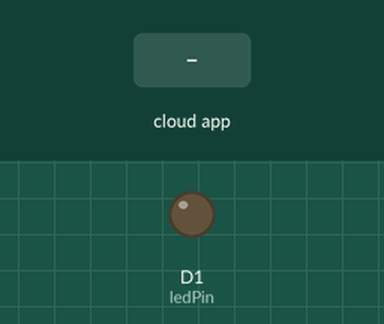
The sketch below on a simulated ESP8266 (NodeMCU). Parts: output pins drawn as LEDs (lit = HIGH). Inputs (shaded band) come from the test bench. What the sketch prints to the serial monitor is not drawn.

Above: at 2.7 s.
2.8 s: the phone or cloud app sets aznarm-onoff to 1
At 3.6 s:
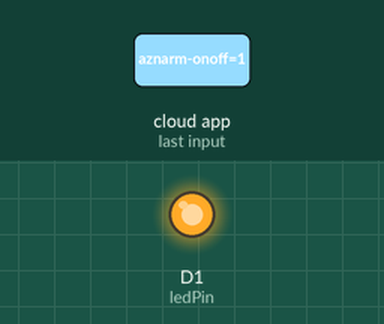
4.3 s: the phone or cloud app sets aznarm-brightness to 90
At 5.0 s:
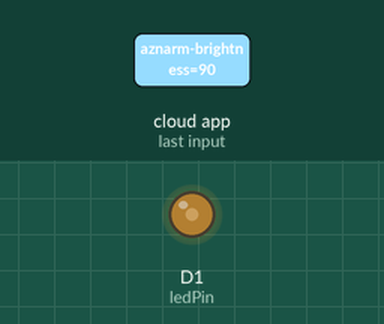
5.8 s: the phone or cloud app sets aznarm-onoff to 90
At 6.3 s:
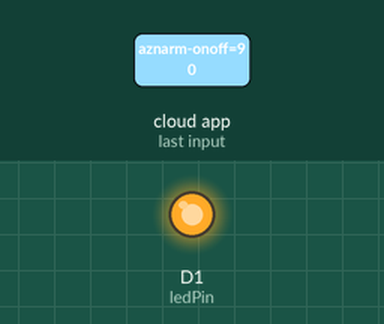
7.3 s: the phone or cloud app sets aznarm-brightness to 0
At 7.6 s:
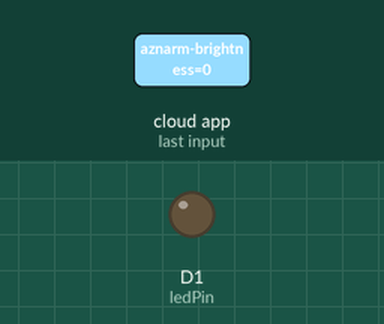
Timing chart, 0 to 9.8 s (numbered marks = the images above; inputs shaded):
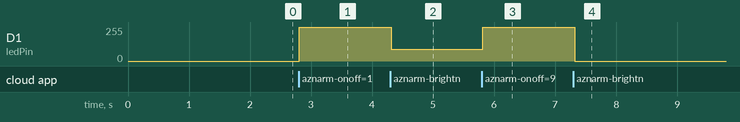

The sketch:

ledadafruit.ino
```cpp
#include "config.h"

int ledPin = D1;
AdafruitIO_Feed *turnOnOff = io.feed("aznarm-onoff");
AdafruitIO_Feed *brightness = io.feed("aznarm-brightness");

void setup() {
  Serial.begin(115200);
  io.connect();

  while (io.status() < AIO_CONNECTED) {
      Serial.println(".");
    delay(500);
  }

  Serial.println(io.statusText());

  pinMode(ledPin, OUTPUT);

  turnOnOff->onMessage(turnOnOffLed);
  turnOnOff->get();

  brightness->onMessage(setBrightness);
  brightness->get();
}

void loop() {
  io.run();
}

void turnOnOffLed(AdafruitIO_Data *data) {
  int state = data->toInt();
  digitalWrite(ledPin, state);
}

void setBrightness(AdafruitIO_Data *data) {
  int brightnessValue = data->toInt();
  analogWrite(ledPin, brightnessValue);
}
```

config.h
```cpp
#define IO_USERNAME "username"
#define IO_KEY "aio_key"


#define WIFI_SSID "wifiname"
#define WIFI_PASS "password"


#include "AdafruitIO_WiFi.h"

#if defined(USE_AIRLIFT) || defined(ADAFRUIT_METRO_M4_AIRLIFT_LITE) ||         \
    defined(ADAFRUIT_PYPORTAL)
// Configure the pins used for the ESP32 connection
#if !defined(SPIWIFI_SS) // if the wifi definition isnt in the board variant
// Don't change the names of these #define's! they match the variant ones
#define SPIWIFI SPI
#define SPIWIFI_SS 10 // Chip select pin
#define NINA_ACK 9    // a.k.a BUSY or READY pin
#define NINA_RESETN 6 // Reset pin
#define NINA_GPIO0 -1 // Not connected
#endif
AdafruitIO_WiFi io(IO_USERNAME, IO_KEY, WIFI_SSID, WIFI_PASS, SPIWIFI_SS,
                   NINA_ACK, NINA_RESETN, NINA_GPIO0, &SPIWIFI);
#else
AdafruitIO_WiFi io(IO_USERNAME, IO_KEY, WIFI_SSID, WIFI_PASS);
#endif
```

Measured:
- after the input at 2.8 s, D1 (ledPin): 0/255 → 255/255 at once
- after the input at 4.3 s, D1 (ledPin): 255/255 → 90/255 at once
- after the input at 5.8 s, D1 (ledPin): 90/255 → 255/255 at once
- after the input at 7.3 s, D1 (ledPin): 255/255 → 0/255 at once
